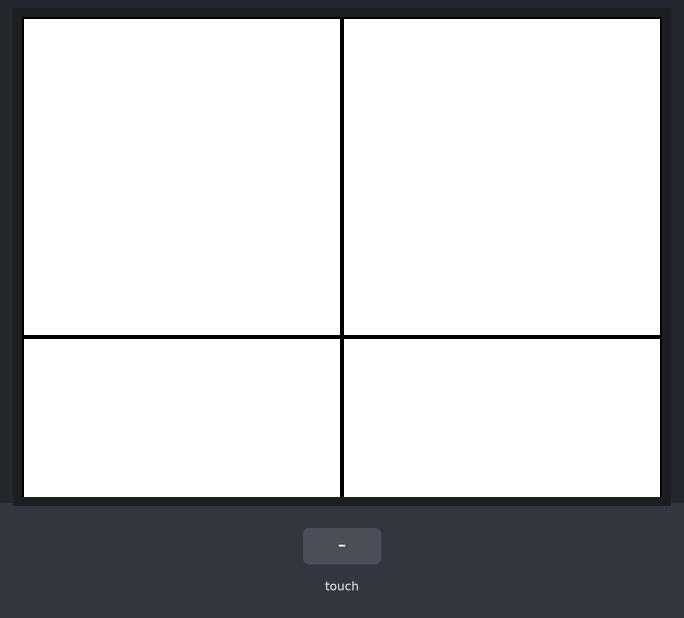
Simulated run of this sketch. Board: Arduino Leonardo, built with avr-gcc and run on an emulated ATmega32U4. Parts: 320×240 colour display. The test bench sets the inputs (shaded band). USB keyboard and mouse output is not drawn; what the sketch prints to the serial monitor is not drawn.

Above: at 1.4 s.

The sketch:

hid_buttons.ino
```cpp
#include <TouchScreen.h>
#include <MCUFRIEND_kbv.h>
#include <Keyboard.h>

// Define touchscreen pins
#define YP A1  // Analog pin
#define XM A2  // Analog pin
#define YM 7   // Digital pin, configured as analog input
#define XP 6   // Digital pin, configured as analog input

// Define touchscreen dimensions
#define TS_MINX 150
#define TS_MINY 120
#define TS_MAXX 920
#define TS_MAXY 940

#define BLACK    0x0000
#define BLUE     0x001F
#define RED      0xF800
#define GREEN    0x07E0
#define CYAN     0x07FF
#define MAGENTA  0xF81F
#define YELLOW   0xFFE0
#define WHITE    0xFFFF

// Define grid dimensions
#define GRID_ROWS 3
#define GRID_COLS 2

// Define touchscreen object
TouchScreen ts = TouchScreen(XP, YP, XM, YM, 100);
MCUFRIEND_kbv tft;

void setup() {
  Serial.begin(9600);
  Keyboard.begin(); // Start keyboard functionality
  uint16_t identifier = tft.readID();
  tft.begin(identifier);
  tft.setRotation(-1); // Adjust rotation if necessary

  // Draw 3x2 grid
  drawGrid();
}

void drawGrid() {
  int gridWidth = 160;
  int gridHeight = 160;

  tft.fillScreen(WHITE);

  for (int row = 0; row < 2; row++) {
    for (int col = 0; col < 3; col++) {
      int x1 = col * gridWidth;
      int y1 = row * gridHeight;

      // Draw cell borders
      tft.drawRect(x1, y1, gridWidth, gridHeight, BLACK);
    }
  }
}

void loop() {
  // Get touch coordinates
  TSPoint p = ts.getPoint();

  if (p.z > ts.pressureThreshhold) {
    // Map the touch coordinates to your screen
    p.x = map(p.x, TS_MINX, TS_MAXX, 0, tft.height());
    p.y = map(p.y, TS_MINY, TS_MAXY, 0, tft.width());

    int gridWidth = 160;
    int gridHeight = 160;

    // Determine which grid cell is touched
    int row = p.y / gridHeight;
    int col = 0;

    // Calculate the index of the key to press based on grid position
    char key = 'a' + row;

    Serial.print("X = "); Serial.print(p.y);
    Serial.print("\tY = "); Serial.print(p.x);
    Serial.print("\tPressure = "); Serial.println(p.z);
    Serial.print("Key Pressed: "); Serial.println(key);

    // Send the appropriate keyboard output
    Keyboard.press(key);
    delay(100); // Hold the key for a short duration
    Keyboard.release(key);
    delay(500); // Debounce delay to avoid multiple key presses
  }
  delay(100);
}
```
